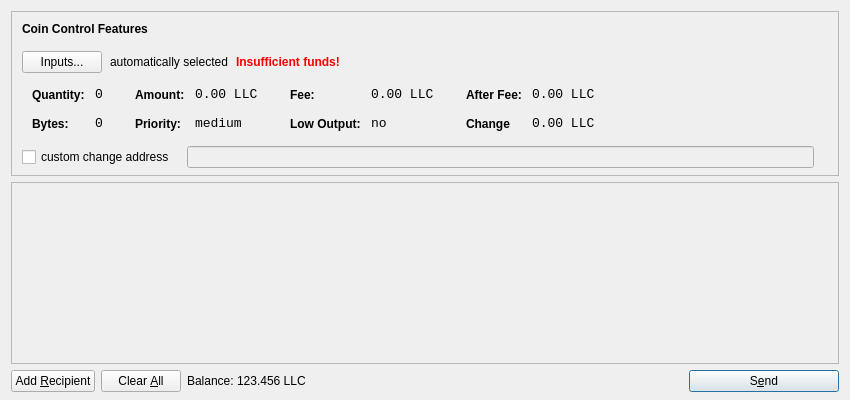
<?xml version="1.0" encoding="UTF-8"?>
<ui version="4.0">
 <class>SendCoinsDialog</class>
 <widget class="QDialog" name="SendCoinsDialog">
  <property name="geometry">
   <rect>
    <x>0</x>
    <y>0</y>
    <width>850</width>
    <height>400</height>
   </rect>
  </property>
  <property name="windowTitle">
   <string>Send Coins</string>
  </property>
  <layout class="QVBoxLayout" name="verticalLayout" stretch="0,1,0">
   <property name="bottomMargin">
    <number>8</number>
   </property>
   <item>
    <widget class="QFrame" name="frameCoinControl">
     <property name="sizePolicy">
      <sizepolicy hsizetype="Expanding" vsizetype="Expanding">
       <horstretch>0</horstretch>
       <verstretch>0</verstretch>
      </sizepolicy>
     </property>
     <property name="maximumSize">
      <size>
       <width>16777215</width>
       <height>16777215</height>
      </size>
     </property>
     <property name="frameShape">
      <enum>QFrame::StyledPanel</enum>
     </property>
     <property name="frameShadow">
      <enum>QFrame::Sunken</enum>
     </property>
     <layout class="QVBoxLayout" name="verticalLayoutCoinControl2">
      <property name="spacing">
       <number>-1</number>
      </property>
      <property name="leftMargin">
       <number>0</number>
      </property>
      <property name="topMargin">
       <number>0</number>
      </property>
      <property name="rightMargin">
       <number>0</number>
      </property>
      <property name="bottomMargin">
       <number>6</number>
      </property>
      <item>
       <layout class="QVBoxLayout" name="verticalLayoutCoinControl" stretch="0,0,0,0,1">
        <property name="spacing">
         <number>0</number>
        </property>
        <property name="leftMargin">
         <number>10</number>
        </property>
        <property name="topMargin">
         <number>10</number>
        </property>
        <item>
         <layout class="QHBoxLayout" name="horizontalLayoutCoinControl1">
          <property name="bottomMargin">
           <number>15</number>
          </property>
          <item>
           <widget class="QLabel" name="labelCoinControlFeatures">
            <property name="sizePolicy">
             <sizepolicy hsizetype="Preferred" vsizetype="Maximum">
              <horstretch>0</horstretch>
              <verstretch>0</verstretch>
             </sizepolicy>
            </property>
            <property name="font">
             <font>
              <weight>75</weight>
              <bold>true</bold>
             </font>
            </property>
            <property name="styleSheet">
             <string notr="true">font-weight:bold;</string>
            </property>
            <property name="text">
             <string>Coin Control Features</string>
            </property>
           </widget>
          </item>
         </layout>
        </item>
        <item>
         <layout class="QHBoxLayout" name="horizontalLayoutCoinControl2" stretch="0,0,0,0">
          <property name="spacing">
           <number>8</number>
          </property>
          <property name="bottomMargin">
           <number>10</number>
          </property>
          <item>
           <widget class="QPushButton" name="pushButtonCoinControl">
            <property name="styleSheet">
             <string notr="true"/>
            </property>
            <property name="text">
             <string>Inputs...</string>
            </property>
           </widget>
          </item>
          <item>
           <widget class="QLabel" name="labelCoinControlAutomaticallySelected">
            <property name="text">
             <string>automatically selected</string>
            </property>
            <property name="margin">
             <number>5</number>
            </property>
           </widget>
          </item>
          <item>
           <widget class="QLabel" name="labelCoinControlInsuffFunds">
            <property name="font">
             <font>
              <weight>75</weight>
              <bold>true</bold>
             </font>
            </property>
            <property name="styleSheet">
             <string notr="true">color:red;font-weight:bold;</string>
            </property>
            <property name="text">
             <string>Insufficient funds!</string>
            </property>
            <property name="margin">
             <number>5</number>
            </property>
           </widget>
          </item>
          <item>
           <spacer name="horizontalSpacerCoinControl">
            <property name="orientation">
             <enum>Qt::Horizontal</enum>
            </property>
            <property name="sizeHint" stdset="0">
             <size>
              <width>40</width>
              <height>1</height>
             </size>
            </property>
           </spacer>
          </item>
         </layout>
        </item>
        <item>
         <widget class="QWidget" name="widgetCoinControl" native="true">
          <property name="sizePolicy">
           <sizepolicy hsizetype="Preferred" vsizetype="Preferred">
            <horstretch>0</horstretch>
            <verstretch>0</verstretch>
           </sizepolicy>
          </property>
          <property name="minimumSize">
           <size>
            <width>0</width>
            <height>0</height>
           </size>
          </property>
          <property name="styleSheet">
           <string notr="true"/>
          </property>
          <layout class="QHBoxLayout" name="horizontalLayoutCoinControl5">
           <property name="margin">
            <number>0</number>
           </property>
           <item>
            <layout class="QHBoxLayout" name="horizontalLayoutCoinControl3" stretch="0,0,0,1">
             <property name="spacing">
              <number>20</number>
             </property>
             <property name="topMargin">
              <number>0</number>
             </property>
             <property name="bottomMargin">
              <number>10</number>
             </property>
             <item>
              <layout class="QFormLayout" name="formLayoutCoinControl1">
               <property name="horizontalSpacing">
                <number>10</number>
               </property>
               <property name="verticalSpacing">
                <number>14</number>
               </property>
               <property name="leftMargin">
                <number>10</number>
               </property>
               <property name="topMargin">
                <number>4</number>
               </property>
               <property name="rightMargin">
                <number>6</number>
               </property>
               <item row="0" column="0">
                <widget class="QLabel" name="labelCoinControlQuantityText">
                 <property name="styleSheet">
                  <string notr="true">font-weight:bold;</string>
                 </property>
                 <property name="text">
                  <string>Quantity:</string>
                 </property>
                 <property name="margin">
                  <number>0</number>
                 </property>
                </widget>
               </item>
               <item row="0" column="1">
                <widget class="QLabel" name="labelCoinControlQuantity">
                 <property name="font">
                  <font>
                   <family>Monospace</family>
                   <pointsize>10</pointsize>
                  </font>
                 </property>
                 <property name="cursor">
                  <cursorShape>IBeamCursor</cursorShape>
                 </property>
                 <property name="contextMenuPolicy">
                  <enum>Qt::ActionsContextMenu</enum>
                 </property>
                 <property name="text">
                  <string>0</string>
                 </property>
                 <property name="margin">
                  <number>0</number>
                 </property>
                 <property name="textInteractionFlags">
                  <set>Qt::LinksAccessibleByMouse|Qt::TextSelectableByKeyboard|Qt::TextSelectableByMouse</set>
                 </property>
                </widget>
               </item>
               <item row="1" column="0">
                <widget class="QLabel" name="labelCoinControlBytesText">
                 <property name="styleSheet">
                  <string notr="true">font-weight:bold;</string>
                 </property>
                 <property name="text">
                  <string>Bytes:</string>
                 </property>
                </widget>
               </item>
               <item row="1" column="1">
                <widget class="QLabel" name="labelCoinControlBytes">
                 <property name="font">
                  <font>
                   <family>Monospace</family>
                   <pointsize>10</pointsize>
                  </font>
                 </property>
                 <property name="cursor">
                  <cursorShape>IBeamCursor</cursorShape>
                 </property>
                 <property name="contextMenuPolicy">
                  <enum>Qt::ActionsContextMenu</enum>
                 </property>
                 <property name="text">
                  <string>0</string>
                 </property>
                 <property name="textInteractionFlags">
                  <set>Qt::LinksAccessibleByMouse|Qt::TextSelectableByKeyboard|Qt::TextSelectableByMouse</set>
                 </property>
                </widget>
               </item>
              </layout>
             </item>
             <item>
              <layout class="QFormLayout" name="formLayoutCoinControl2">
               <property name="horizontalSpacing">
                <number>10</number>
               </property>
               <property name="verticalSpacing">
                <number>14</number>
               </property>
               <property name="leftMargin">
                <number>6</number>
               </property>
               <property name="topMargin">
                <number>4</number>
               </property>
               <property name="rightMargin">
                <number>6</number>
               </property>
               <item row="0" column="0">
                <widget class="QLabel" name="labelCoinControlAmountText">
                 <property name="styleSheet">
                  <string notr="true">font-weight:bold;</string>
                 </property>
                 <property name="text">
                  <string>Amount:</string>
                 </property>
                 <property name="margin">
                  <number>0</number>
                 </property>
                </widget>
               </item>
               <item row="0" column="1">
                <widget class="QLabel" name="labelCoinControlAmount">
                 <property name="font">
                  <font>
                   <family>Monospace</family>
                   <pointsize>10</pointsize>
                  </font>
                 </property>
                 <property name="cursor">
                  <cursorShape>IBeamCursor</cursorShape>
                 </property>
                 <property name="contextMenuPolicy">
                  <enum>Qt::ActionsContextMenu</enum>
                 </property>
                 <property name="text">
                  <string notr="true">0.00 LLC</string>
                 </property>
                 <property name="textInteractionFlags">
                  <set>Qt::LinksAccessibleByMouse|Qt::TextSelectableByKeyboard|Qt::TextSelectableByMouse</set>
                 </property>
                </widget>
               </item>
               <item row="1" column="0">
                <widget class="QLabel" name="labelCoinControlPriorityText">
                 <property name="styleSheet">
                  <string notr="true">font-weight:bold;</string>
                 </property>
                 <property name="text">
                  <string>Priority:</string>
                 </property>
                </widget>
               </item>
               <item row="1" column="1">
                <widget class="QLabel" name="labelCoinControlPriority">
                 <property name="font">
                  <font>
                   <family>Monospace</family>
                   <pointsize>10</pointsize>
                  </font>
                 </property>
                 <property name="cursor">
                  <cursorShape>IBeamCursor</cursorShape>
                 </property>
                 <property name="contextMenuPolicy">
                  <enum>Qt::ActionsContextMenu</enum>
                 </property>
                 <property name="text">
                  <string>medium</string>
                 </property>
                 <property name="textInteractionFlags">
                  <set>Qt::LinksAccessibleByMouse|Qt::TextSelectableByKeyboard|Qt::TextSelectableByMouse</set>
                 </property>
                </widget>
               </item>
              </layout>
             </item>
             <item>
              <layout class="QFormLayout" name="formLayoutCoinControl3">
               <property name="horizontalSpacing">
                <number>10</number>
               </property>
               <property name="verticalSpacing">
                <number>14</number>
               </property>
               <property name="leftMargin">
                <number>6</number>
               </property>
               <property name="topMargin">
                <number>4</number>
               </property>
               <property name="rightMargin">
                <number>6</number>
               </property>
               <item row="0" column="0">
                <widget class="QLabel" name="labelCoinControlFeeText">
                 <property name="styleSheet">
                  <string notr="true">font-weight:bold;</string>
                 </property>
                 <property name="text">
                  <string>Fee:</string>
                 </property>
                 <property name="margin">
                  <number>0</number>
                 </property>
                </widget>
               </item>
               <item row="0" column="1">
                <widget class="QLabel" name="labelCoinControlFee">
                 <property name="font">
                  <font>
                   <family>Monospace</family>
                   <pointsize>10</pointsize>
                  </font>
                 </property>
                 <property name="cursor">
                  <cursorShape>IBeamCursor</cursorShape>
                 </property>
                 <property name="contextMenuPolicy">
                  <enum>Qt::ActionsContextMenu</enum>
                 </property>
                 <property name="text">
                  <string notr="true">0.00 LLC</string>
                 </property>
                 <property name="textInteractionFlags">
                  <set>Qt::LinksAccessibleByMouse|Qt::TextSelectableByKeyboard|Qt::TextSelectableByMouse</set>
                 </property>
                </widget>
               </item>
               <item row="1" column="0">
                <widget class="QLabel" name="labelCoinControlLowOutputText">
                 <property name="styleSheet">
                  <string notr="true">font-weight:bold;</string>
                 </property>
                 <property name="text">
                  <string>Low Output:</string>
                 </property>
                </widget>
               </item>
               <item row="1" column="1">
                <widget class="QLabel" name="labelCoinControlLowOutput">
                 <property name="font">
                  <font>
                   <family>Monospace</family>
                   <pointsize>10</pointsize>
                  </font>
                 </property>
                 <property name="cursor">
                  <cursorShape>IBeamCursor</cursorShape>
                 </property>
                 <property name="contextMenuPolicy">
                  <enum>Qt::ActionsContextMenu</enum>
                 </property>
                 <property name="text">
                  <string>no</string>
                 </property>
                 <property name="textInteractionFlags">
                  <set>Qt::LinksAccessibleByMouse|Qt::TextSelectableByKeyboard|Qt::TextSelectableByMouse</set>
                 </property>
                </widget>
               </item>
              </layout>
             </item>
             <item>
              <layout class="QFormLayout" name="formLayoutCoinControl4">
               <property name="horizontalSpacing">
                <number>10</number>
               </property>
               <property name="verticalSpacing">
                <number>14</number>
               </property>
               <property name="leftMargin">
                <number>6</number>
               </property>
               <property name="topMargin">
                <number>4</number>
               </property>
               <property name="rightMargin">
                <number>6</number>
               </property>
               <item row="0" column="0">
                <widget class="QLabel" name="labelCoinControlAfterFeeText">
                 <property name="styleSheet">
                  <string notr="true">font-weight:bold;</string>
                 </property>
                 <property name="text">
                  <string>After Fee:</string>
                 </property>
                 <property name="margin">
                  <number>0</number>
                 </property>
                </widget>
               </item>
               <item row="0" column="1">
                <widget class="QLabel" name="labelCoinControlAfterFee">
                 <property name="font">
                  <font>
                   <family>Monospace</family>
                   <pointsize>10</pointsize>
                  </font>
                 </property>
                 <property name="cursor">
                  <cursorShape>IBeamCursor</cursorShape>
                 </property>
                 <property name="contextMenuPolicy">
                  <enum>Qt::ActionsContextMenu</enum>
                 </property>
                 <property name="text">
                  <string notr="true">0.00 LLC</string>
                 </property>
                 <property name="textInteractionFlags">
                  <set>Qt::LinksAccessibleByMouse|Qt::TextSelectableByKeyboard|Qt::TextSelectableByMouse</set>
                 </property>
                </widget>
               </item>
               <item row="1" column="0">
                <widget class="QLabel" name="labelCoinControlChangeText">
                 <property name="styleSheet">
                  <string notr="true">font-weight:bold;</string>
                 </property>
                 <property name="text">
                  <string>Change</string>
                 </property>
                </widget>
               </item>
               <item row="1" column="1">
                <widget class="QLabel" name="labelCoinControlChange">
                 <property name="font">
                  <font>
                   <family>Monospace</family>
                   <pointsize>10</pointsize>
                  </font>
                 </property>
                 <property name="cursor">
                  <cursorShape>IBeamCursor</cursorShape>
                 </property>
                 <property name="contextMenuPolicy">
                  <enum>Qt::ActionsContextMenu</enum>
                 </property>
                 <property name="text">
                  <string notr="true">0.00 LLC</string>
                 </property>
                 <property name="textInteractionFlags">
                  <set>Qt::LinksAccessibleByMouse|Qt::TextSelectableByKeyboard|Qt::TextSelectableByMouse</set>
                 </property>
                </widget>
               </item>
              </layout>
             </item>
            </layout>
           </item>
          </layout>
         </widget>
        </item>
        <item>
         <layout class="QHBoxLayout" name="horizontalLayoutCoinControl4" stretch="0,0,0">
          <property name="spacing">
           <number>12</number>
          </property>
          <property name="sizeConstraint">
           <enum>QLayout::SetDefaultConstraint</enum>
          </property>
          <property name="topMargin">
           <number>5</number>
          </property>
          <property name="rightMargin">
           <number>5</number>
          </property>
          <item>
           <widget class="QCheckBox" name="checkBoxCoinControlChange">
            <property name="text">
             <string>custom change address</string>
            </property>
           </widget>
          </item>
          <item>
           <widget class="QLineEdit" name="lineEditCoinControlChange">
            <property name="enabled">
             <bool>false</bool>
            </property>
            <property name="sizePolicy">
             <sizepolicy hsizetype="Expanding" vsizetype="Fixed">
              <horstretch>0</horstretch>
              <verstretch>0</verstretch>
             </sizepolicy>
            </property>
           </widget>
          </item>
          <item>
           <widget class="QLabel" name="labelCoinControlChangeLabel">
            <property name="sizePolicy">
             <sizepolicy hsizetype="Preferred" vsizetype="Expanding">
              <horstretch>0</horstretch>
              <verstretch>0</verstretch>
             </sizepolicy>
            </property>
            <property name="minimumSize">
             <size>
              <width>0</width>
              <height>0</height>
             </size>
            </property>
            <property name="text">
             <string/>
            </property>
            <property name="margin">
             <number>3</number>
            </property>
           </widget>
          </item>
         </layout>
        </item>
        <item>
         <spacer name="verticalSpacerCoinControl">
          <property name="orientation">
           <enum>Qt::Vertical</enum>
          </property>
          <property name="sizeHint" stdset="0">
           <size>
            <width>800</width>
            <height>1</height>
           </size>
          </property>
         </spacer>
        </item>
       </layout>
      </item>
     </layout>
    </widget>
   </item>
   <item>
    <widget class="QScrollArea" name="scrollArea">
     <property name="widgetResizable">
      <bool>true</bool>
     </property>
     <widget class="QWidget" name="scrollAreaWidgetContents">
      <property name="geometry">
       <rect>
        <x>0</x>
        <y>0</y>
        <width>830</width>
        <height>165</height>
       </rect>
      </property>
      <layout class="QVBoxLayout" name="verticalLayout_2">
       <property name="margin">
        <number>0</number>
       </property>
       <item>
        <layout class="QVBoxLayout" name="entries">
         <property name="spacing">
          <number>6</number>
         </property>
        </layout>
       </item>
       <item>
        <spacer name="verticalSpacer">
         <property name="orientation">
          <enum>Qt::Vertical</enum>
         </property>
         <property name="sizeHint" stdset="0">
          <size>
           <width>20</width>
           <height>40</height>
          </size>
         </property>
        </spacer>
       </item>
      </layout>
     </widget>
    </widget>
   </item>
   <item>
    <layout class="QHBoxLayout" name="horizontalLayout">
     <item>
      <widget class="QPushButton" name="addButton">
       <property name="toolTip">
        <string>Send to multiple recipients at once</string>
       </property>
       <property name="text">
        <string>Add &amp;Recipient</string>
       </property>
       <property name="autoDefault">
        <bool>false</bool>
       </property>
      </widget>
     </item>
     <item>
      <widget class="QPushButton" name="clearButton">
       <property name="sizePolicy">
        <sizepolicy hsizetype="Minimum" vsizetype="Fixed">
         <horstretch>0</horstretch>
         <verstretch>0</verstretch>
        </sizepolicy>
       </property>
       <property name="toolTip">
        <string>Remove all transaction fields</string>
       </property>
       <property name="text">
        <string>Clear &amp;All</string>
       </property>
       <property name="autoRepeatDelay">
        <number>300</number>
       </property>
       <property name="autoDefault">
        <bool>false</bool>
       </property>
      </widget>
     </item>
     <item>
      <layout class="QHBoxLayout" name="horizontalLayout_2">
       <property name="spacing">
        <number>3</number>
       </property>
       <item>
        <widget class="QLabel" name="label">
         <property name="sizePolicy">
          <sizepolicy hsizetype="Preferred" vsizetype="Fixed">
           <horstretch>0</horstretch>
           <verstretch>0</verstretch>
          </sizepolicy>
         </property>
         <property name="text">
          <string>Balance:</string>
         </property>
        </widget>
       </item>
       <item>
        <widget class="QLabel" name="labelBalance">
         <property name="sizePolicy">
          <sizepolicy hsizetype="Preferred" vsizetype="Fixed">
           <horstretch>0</horstretch>
           <verstretch>0</verstretch>
          </sizepolicy>
         </property>
         <property name="cursor">
          <cursorShape>IBeamCursor</cursorShape>
         </property>
         <property name="text">
          <string notr="true">123.456 LLC</string>
         </property>
         <property name="textInteractionFlags">
          <set>Qt::LinksAccessibleByMouse|Qt::TextSelectableByKeyboard|Qt::TextSelectableByMouse</set>
         </property>
        </widget>
       </item>
      </layout>
     </item>
     <item>
      <spacer name="horizontalSpacer">
       <property name="orientation">
        <enum>Qt::Horizontal</enum>
       </property>
       <property name="sizeHint" stdset="0">
        <size>
         <width>40</width>
         <height>20</height>
        </size>
       </property>
      </spacer>
     </item>
     <item>
      <widget class="QPushButton" name="sendButton">
       <property name="minimumSize">
        <size>
         <width>150</width>
         <height>0</height>
        </size>
       </property>
       <property name="toolTip">
        <string>Confirm the send action</string>
       </property>
       <property name="text">
        <string>S&amp;end</string>
       </property>
       <property name="icon">
        <iconset resource="../bitcoin.qrc">
         <normaloff>:/icons/send</normaloff>:/icons/send</iconset>
       </property>
       <property name="default">
        <bool>true</bool>
       </property>
      </widget>
     </item>
    </layout>
   </item>
  </layout>
 </widget>
 <resources>
  <include location="../bitcoin.qrc"/>
 </resources>
 <connections/>
</ui>
